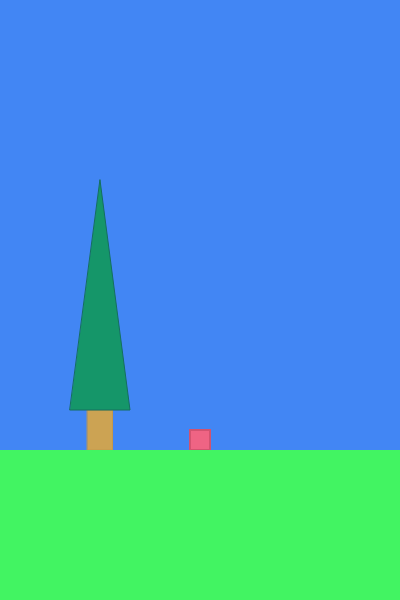
Frame 1 (no input)
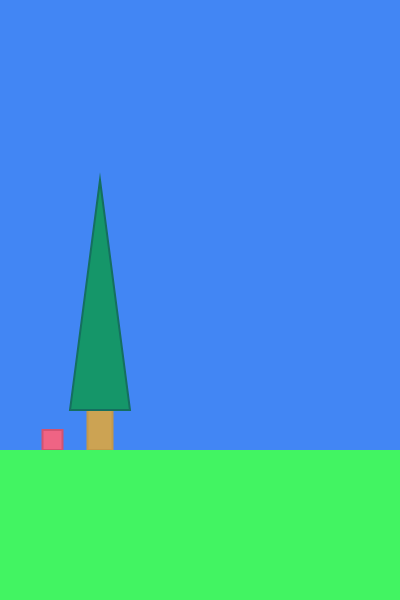
Frame 60 (no input)
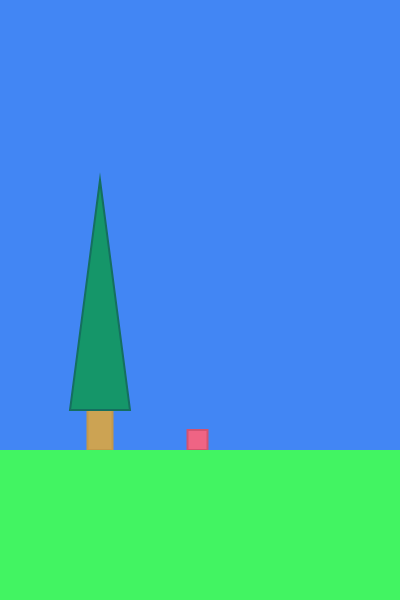
Frame 120 (the mouse pressed at the canvas centre since frame 60)

The p5.js sketch that drew these frames (run headless with seeded random() and noise() and a simulated clock; from frame 60 on, the mouse is pressed at the canvas centre):

// p5.js sketch
// ── sketch.js
let palyer;
let ground;
let tree;

function setup() {
  createCanvas(400, 600);
  ground = new Ground(0, height - height/4, width, height/4);
  player = new Player(20, width/2, ground.pos.y - 10);
  tree = new Tree(width/4, ground.pos.y - 20, 'Pine');
}

function draw() {
  background(66, 134, 244);
  if(tree.hits > 0) tree.render();
  player.render();
  player.update();
  ground.render();

}

function mouseClicked() {
    if(player.stop = true) player.stop = false;
    if(intersect(player.pos.x, tree.pos.x)) {
      tree.hits -= 1;
      console.log(tree.hits);
    }
  }

function intersect(x1, x2) {
  if(x1 >= x2 - player.size && x1 <= x2 + player.size) {
    return true;
  }
  return false;
}

function fps() {
  textSize(15);
  fill(255);
  text(round(frameRate()), 5, 15);
}
// ── ground.js
class Ground {
    constructor(x, y, w, h) {
      this.pos = createVector(x, y);
      this.width = w;
      this.height = h;
    }

    render() {
      rectMode(CORNER);
      noStroke();
      fill(66, 244, 98);
      rect(this.pos.x, this.pos.y, this.width, this.height);
    }
}
// ── player.js
class Player {

  constructor(size, x, y) {
    this.size = size;
    this.pos = createVector(x, y);
    this.vel = createVector(2.5, 0);
  }

  update() {
    if(mouseX < player.pos.x) 
      this.pos.sub(this.vel);
    if (mouseX > player.pos.x) 
      this.pos.add(this.vel);
    
    if(this.hitLeft()) 
      this.pos.x = this.size/2;
    if(this.hitRight()) 
      this.pos.x = width - this.size/2;
  }

  render() {
    rectMode(CENTER);
    stroke(210, 83, 112);
    strokeWeight(2);
    fill(239, 100, 132);
    rect(this.pos.x, this.pos.y, this.size, this.size);
  }

  hitLeft() {
    if(player.pos.x <= this.size/2) return true;  
    else return false;
  }

  hitRight() {
    if(player.pos.x >= width - this.size/2) return true;
    else return false;
  }
}
// ── tree.js
class Tree {
  constructor(x, y, type) {
    this.pos = createVector(x, y);
    this.type = type;
    this.hits = 5;
  }

  render() {
    this.makeTree();
  }

  makeTree() {  
    if(this.type === 'Pine') {
      rectMode(CENTER);
      stroke(195, 152, 75);
      fill(204, 163, 83);
      rect(this.pos.x, this.pos.y, 25, 40);
      stroke(21, 111, 95);
      fill(21, 150, 105);
      triangle(this.pos.x - 30, this.pos.y - 20, this.pos.x + 30, this.pos.y - 20, this.pos.x, this.pos.y - 250);
    } else if(this.type === 'Maple') {

    }
  }
}
